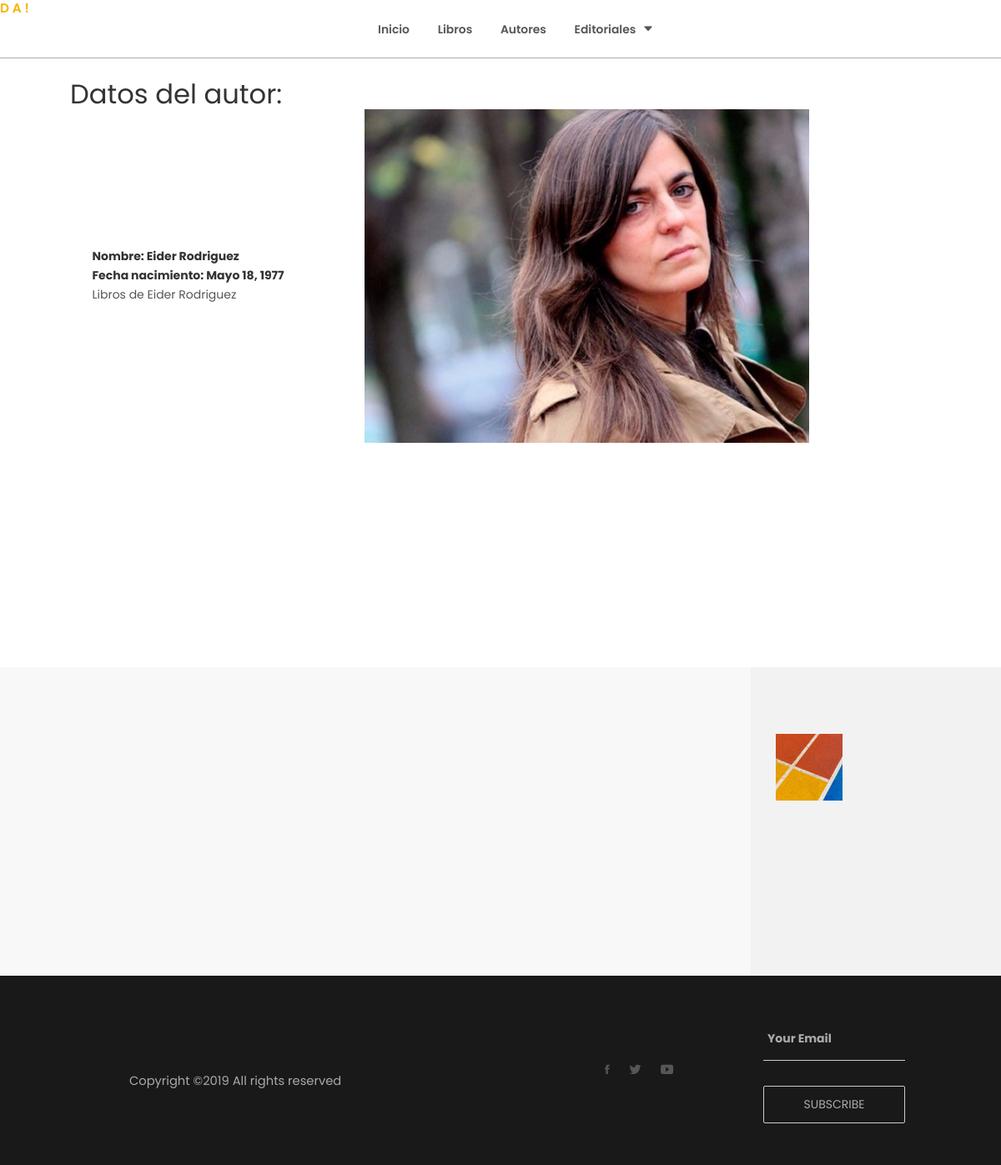
The page /autores/6/ on the database its author committed.
### appBookStore/models.py (models this page shows, shortened)
class Autor(models.Model):
   nombre = models.CharField(max_length=40)
   apellido = models.CharField(max_length=40)
   fecha_nacimiento = models.DateField()
   foto = models.ImageField(upload_to='img',blank=True,null=True,verbose_name='Image')

### appBookStore/views.py (the view)
# urls.py: path('autores/<int:autor_id>/', views.detailAutor, name='detailAutores'),
def detailAutor(request, autor_id):
	autor = get_object_or_404(Autor, pk=autor_id)
	libros = get_list_or_404(Libro.objects.order_by('-anyo'))
	librosDeAutor = []
	for l in libros:
		for a in l.autores.all():
			if a.id == autor_id:
				librosDeAutor.append(l)
	context = {'autor': autor, 'librosDeAutor': librosDeAutor}
	return render(request, 'detailAutor.html', context)

### appBookStore/templates/detailAutor.html (shortened to what this page needs)
{% extends 'base.html' %}
{% block titulo %}
<a class="logo" href="/">D A !</a>
        <ul class="main-menu" id="main-menu">
            <li><a href="/">Inicio</a></li>
            <li><a href="/libros">Libros</a></li>
            <li><a href="/autores">Autores</a></li>
            <li class="drop-down"><a href="/editoriales">Editoriales<i class="ion-arrow-down-b"></i></a>
            </li>
        </ul>
        {% endblock %}
{% block contenido %}
<h2>Datos del autor: </h2>
{% if autor %}
<table>
  <tr>
    <th>
      <table>
      <tr>
        <td> Nombre: {{ autor.nombre}} {{ autor.apellido}}</td>
      </tr>
      <tr>
        <td>Fecha nacimiento: {{ autor.fecha_nacimiento}}</td>
      </tr>
      <tr><td><button id="btnLibros">Libros de {{autor.nombre}} {{ autor.apellido}}</button></td></tr>
        <tr><td>
        </td></tr>
    </table>
    </th>
    <th>
        {% load static %}
        <li>
        {% with ''|add:autor.foto.name as image_path %}
          <img class="autor" alt="{{ autor.foto.name }}" src="{% static image_path %}" height="400"/>
        {% endwith %}
        </li>
    </th>
  </tr>
</table>
{% else %}
    <p>No existe este autor.</p>
{% endif %}
{% endblock %}

### rows shown on the page
Autor: nombre "Eider", apellido "Rodriguez", fecha_nacimiento "Mayo 18, 1977", foto.name (picture)
